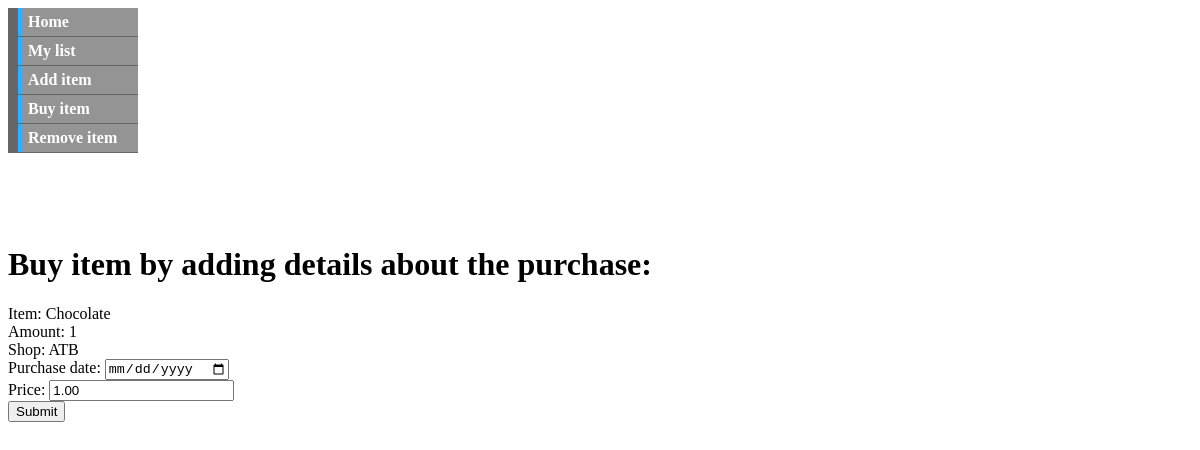
/shopping_list/buy (signed in), run on the app's committed database.
### slist/models.py (models this page shows)
class ShoppingList(models.Model):
    list_id = models.UUIDField()
    item_id = models.ForeignKey('Item', on_delete=models.CASCADE)
    quantity = models.IntegerField()
    price = models.DecimalField(decimal_places=2, max_digits=10, null=True)
    status = models.CharField(default='available', max_length=14)
    buy_date = models.DateField(null=True)

class Item(models.Model):
    name = models.CharField(max_length=50)
    shop_id = models.ForeignKey(MallList, on_delete=models.CASCADE)

class MallList(models.Model):
    name = models.CharField(max_length=50)
    list_id = models.UUIDField()

### slist/views.py (the view, shortened to what this page needs)
# urls.py: path('buy', views.buy_item, name='buy_item'),
def buy_item(request):
    if not request.user.is_authenticated:
        return redirect('http://127.0.0.1:8000/user/login/')
    user_list = UserToList.objects.filter(user_id=request.user.id).first()
    result = (ShoppingList.objects.filter(list_id=user_list.list_id).exclude(buy_date__isnull=False).all())
    return render(request, 'buy_form.html', {'shopping_list_data': result})

### templates/buy_form.html (shortened to what this page needs)
<!DOCTYPE html>
<html lang="en">
<head>
  </head>
  <body>
    <ul id="navbar">
      <li><a href="http://127.0.0.1:8000/user/">Home</a></li>
      <li><a href="/shopping_list/">My list</a></li>
      <li><a href="/shopping_list/add">Add item</a></li>
      <li><a href="/shopping_list/buy">Buy item</a></li>
      <li><a href="/shopping_list/remove">Remove item</a></li>
</ul>
<br>
<br>
<br>
<br>
<h1>Buy item by adding details about the purchase:</h1>
<form action="/shopping_list/buy" method="post">
    {% for item in shopping_list_data %}
        <p> Item: {{ item.item_id.name }} <br> Amount: {{ item.quantity }} <br> Shop: {{item.item_id.shop_id.name}}<br>
    <label >Purchase date:</label>
    <input type="date" placeholder ="buy_date"> <br>
    <label >Price:</label>
    <input type="number" value="1.00" placeholder = "price"> <br>
    <input type="submit">
    <br> <br>
{% endfor %}
<br>
<br>
</form>
</body>
</html>

### templates/buy_form.html (style rules this page uses)
#navbar { margin: 0; padding: 0; list-style-type: none; width: 130px; }
#navbar li { border-left: 10px solid #666; border-bottom: 1px solid #666; }
#navbar a { background-color: #949494; color: #fff; padding: 5px; text-decoration: none; font-weight: bold; border-left: 5px solid #33ADFF; display: block; }

### data on the page
ShoppingList: item_id.name "Chocolate", quantity "1", item_id.shop_id.name "ATB"
